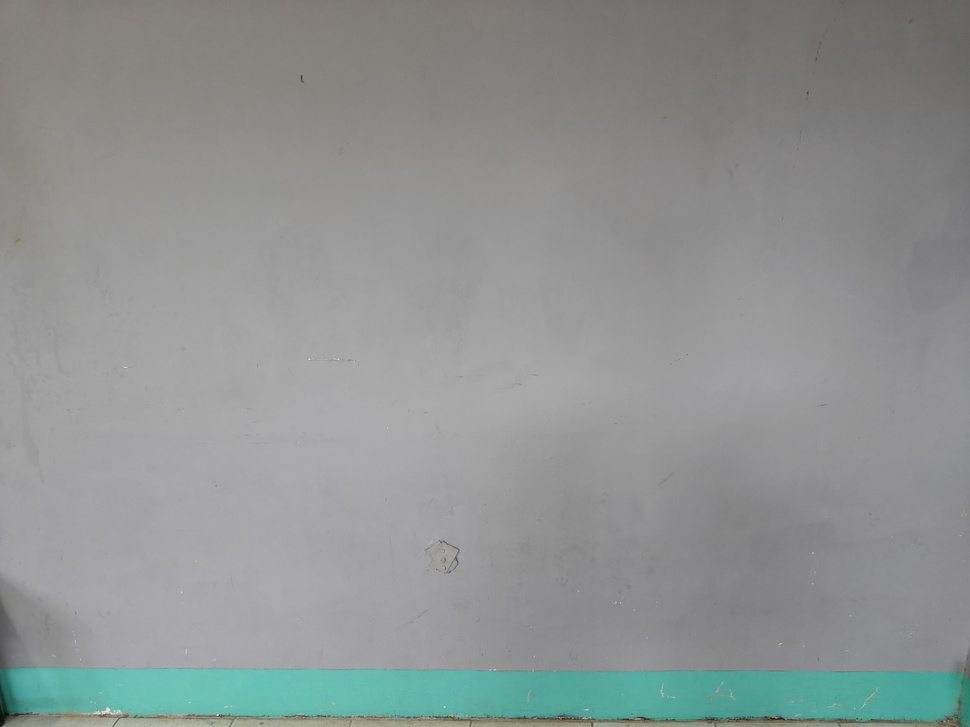
#> input picture samples/sample1.jpg, 970 x 727 px, shrunk from 4096 x 3072 before the run, given in place of the camera
$ python motion_detection.py
#> lines starting #> are read from the running program, lines starting #| are printed output that depends on the picture; after the words box and inside, x2 and y2 are one past the last pixel; in counts of white or black regions, pixels touching at a corner belong together
import cv2

CAMERA_INDEX = 0
MIN_AREA = 1000
THRESHOLD_VALUE = 25


# ==============================
# START CAMERA
# ==============================

cap = cv2.VideoCapture(CAMERA_INDEX)

if not cap.isOpened():
    print("Error: Could not open the webcam.")
    print("Try changing CAMERA_INDEX from 0 to 1.")
    exit()


print("Motion Detection System Started")
print("Move something in front of the camera.")
print("Press Q to quit.")


# ==============================
# PREVIOUS FRAME
# ==============================

previous_gray = None


# ==============================
# MAIN LOOP
# ==============================

while True:

    # Read a frame from the webcam
    ret, frame = cap.read()
#> frame is the input picture: shape (727, 970, 3); mean B, G, R 146.4, 147.3, 142.9

    if not ret:
        print("Error: Could not read frame.")
        break

    # =================================
    # TOPIC 1: IMAGE OPERATIONS
    # =================================

    # Convert frame to grayscale
    gray = cv2.cvtColor(
        frame,
        cv2.COLOR_BGR2GRAY
    )
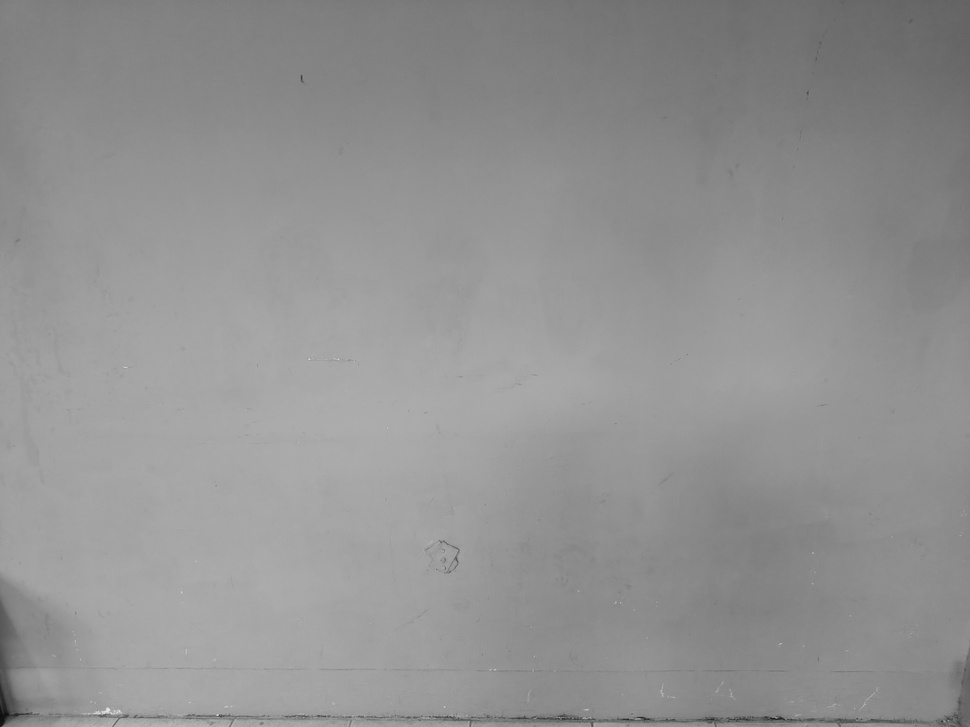
#> gray: shape (727, 970); min 13, max 231, mean 145.8

    # Reduce image noise
    gray = cv2.GaussianBlur(
        gray,
        (21, 21),
        0
    )


    # =================================
    # FIRST FRAME
    # =================================

    if previous_gray is None:

        previous_gray = gray

        cv2.putText(
            frame,
            "Initializing...",
            (10, 30),
            cv2.FONT_HERSHEY_SIMPLEX,
            0.8,
            (255, 255, 255),
            2
        )
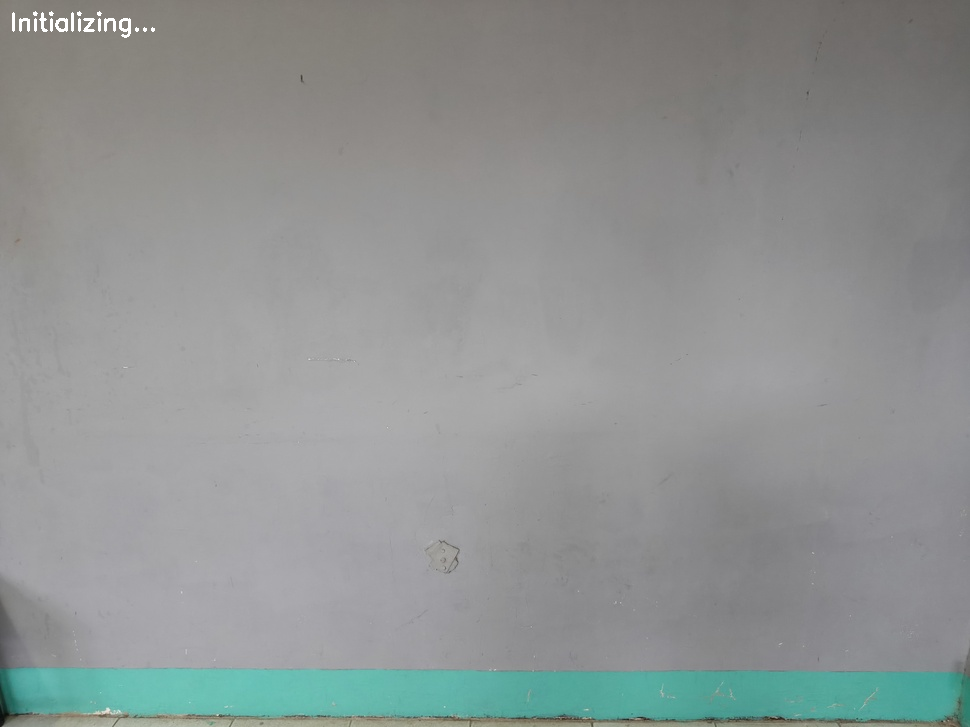
#> frame: shape (727, 970, 3); 0.14% of pixels changed, all inside (x1, y1, x2, y2) = (12, 11, 155, 38)

        cv2.imshow(
            "Motion Detection System",
            frame
        )

        if cv2.waitKey(1) & 0xFF == ord("q"):
#> (key q is pressed here)
            break

        continue


    # =================================
    # TOPIC 2: IMAGE SEGMENTATION
    # =================================

    # Compare current frame with previous frame
    difference = cv2.absdiff(
        previous_gray,
        gray
    )

    # Convert difference into binary image
    _, mask = cv2.threshold(
        difference,
        THRESHOLD_VALUE,
        255,
        cv2.THRESH_BINARY
    )

    # Expand white areas slightly
    mask = cv2.dilate(
        mask,
        None,
        iterations=2
    )


    # =================================
    # TOPIC 3: MOTION DETECTION
    # =================================

    # Find moving regions
    contours, _ = cv2.findContours(
        mask,
        cv2.RETR_EXTERNAL,
        cv2.CHAIN_APPROX_SIMPLE
    )


    motion_detected = False


    # Check each detected region
    for contour in contours:

        # Calculate area
        area = cv2.contourArea(contour)

        # Ignore very small changes
        if area < MIN_AREA:
            continue


        # Get bounding box
        x, y, w, h = cv2.boundingRect(
            contour
        )


        # Draw bounding box
        cv2.rectangle(
            frame,
            (x, y),
            (x + w, y + h),
            (0, 255, 0),
            2
        )


        # Display label
        cv2.putText(
            frame,
            "Motion Detected",
            (x, max(y - 10, 20)),
            cv2.FONT_HERSHEY_SIMPLEX,
            0.6,
            (0, 255, 0),
            2
        )


        motion_detected = True


    # =================================
    # MOTION STATUS
    # =================================

    if motion_detected:

        status = "Motion Detected"
        status_color = (0, 0, 255)

    else:

        status = "No Motion"
        status_color = (255, 255, 255)


    cv2.putText(
        frame,
        status,
        (10, 30),
        cv2.FONT_HERSHEY_SIMPLEX,
        0.8,
        status_color,
        2
    )


    # =================================
    # DISPLAY WINDOWS
    # =================================

    cv2.imshow(
        "Motion Detection System",
        frame
    )

    cv2.imshow(
        "Motion Mask",
        mask
    )


    # =================================
    # SAVE CURRENT FRAME
    # =================================

    previous_gray = gray


    # =================================
    # EXIT
    # =================================

    if cv2.waitKey(1) & 0xFF == ord("q"):
        break


# ==============================
# CLEANUP
# ==============================

cap.release()

cv2.destroyAllWindows()

print("Motion Detection System Closed")

$ run again, on samples/sample2.jpg
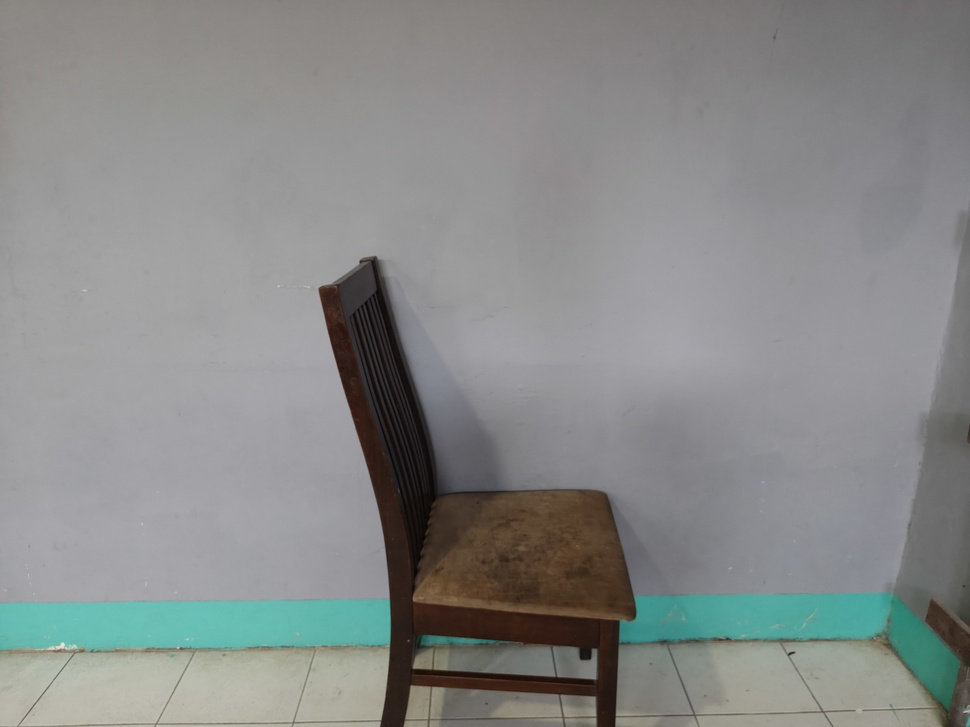
#> input picture samples/sample2.jpg, 970 x 727 px, shrunk from 4096 x 3072 before the run, given in place of the camera
#> frame is the input picture: shape (727, 970, 3); mean B, G, R 137.2, 138.1, 136.1
#> `gray = cv2.cvtColor( frame, cv2.COLOR_BGR2GRAY )`:
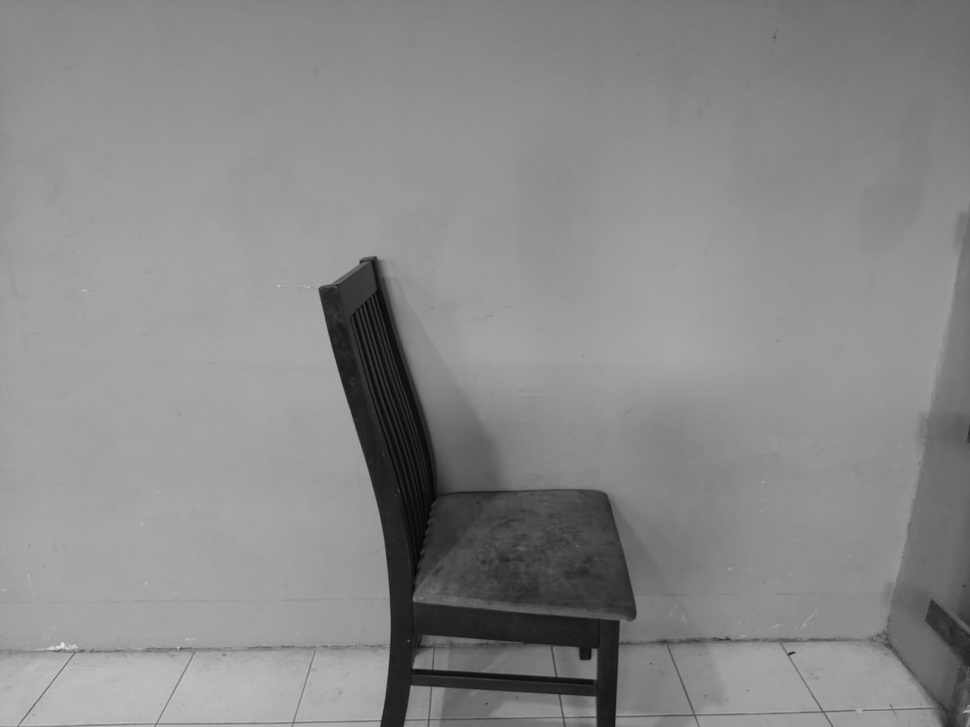
#> gray: shape (727, 970); min 4, max 230, mean 137.4
#> `cv2.putText( frame, "Initializing...", (10, 30), cv2.FONT_HERSHEY_SIMP..`:
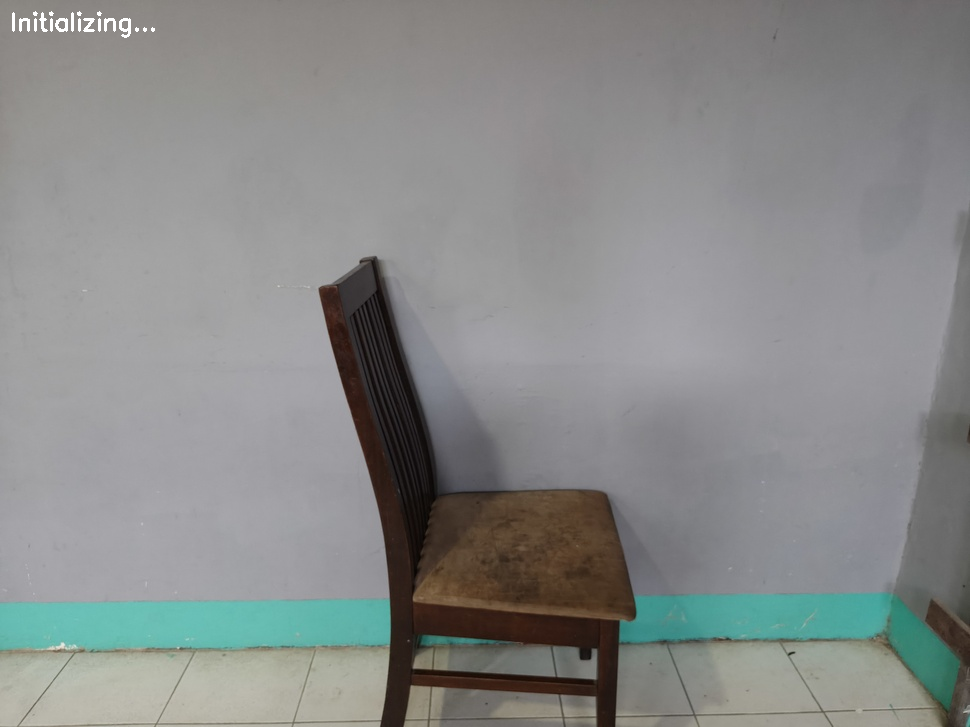
#> frame: shape (727, 970, 3); 0.14% of pixels changed, all inside (x1, y1, x2, y2) = (12, 11, 155, 38)
